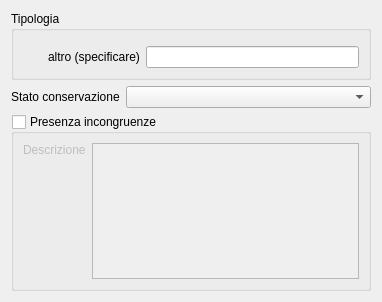
<?xml version="1.0" encoding="UTF-8"?>
<ui version="4.0">
 <class>Form</class>
 <widget class="QWidget" name="Form">
  <property name="geometry">
   <rect>
    <x>0</x>
    <y>0</y>
    <width>382</width>
    <height>302</height>
   </rect>
  </property>
  <property name="windowTitle">
   <string>Form</string>
  </property>
  <layout class="QGridLayout" name="gridLayout_3">
   <item row="0" column="0" colspan="2">
    <widget class="QGroupBox" name="groupBox_7">
     <property name="title">
      <string>Tipologia</string>
     </property>
     <layout class="QGridLayout" name="gridLayout_21">
      <item row="1" column="0">
       <widget class="QLabel" name="label_16">
        <property name="text">
         <string>altro (specificare)</string>
        </property>
        <property name="indent">
         <number>25</number>
        </property>
       </widget>
      </item>
      <item row="1" column="1">
       <widget class="QLineEdit" name="ALTRO"/>
      </item>
      <item row="0" column="0" colspan="2">
       <widget class="MultipleChoiseCheckList" name="ZZ_TIPO" native="true"/>
      </item>
     </layout>
    </widget>
   </item>
   <item row="1" column="0">
    <widget class="QLabel" name="label_17">
     <property name="text">
      <string>Stato conservazione</string>
     </property>
    </widget>
   </item>
   <item row="1" column="1">
    <widget class="QComboBox" name="ZZ_STATO_CONSERVAZIONE_ARCHITETTONICOID">
     <property name="sizePolicy">
      <sizepolicy hsizetype="Expanding" vsizetype="Fixed">
       <horstretch>0</horstretch>
       <verstretch>0</verstretch>
      </sizepolicy>
     </property>
     <property name="sizeAdjustPolicy">
      <enum>QComboBox::AdjustToMinimumContentsLength</enum>
     </property>
    </widget>
   </item>
   <item row="2" column="0" colspan="2">
    <widget class="QWidget" name="incongruenzeInfo" native="true">
     <layout class="QGridLayout" name="gridLayout_2">
      <property name="margin">
       <number>0</number>
      </property>
      <item row="0" column="0">
       <widget class="QGroupBox" name="PRESENZA_INCONGRUENZE">
        <property name="title">
         <string>Presenza incongruenze</string>
        </property>
        <property name="checkable">
         <bool>true</bool>
        </property>
        <property name="checked">
         <bool>false</bool>
        </property>
        <layout class="QGridLayout" name="gridLayout">
         <item row="0" column="0">
          <widget class="QLabel" name="label_2">
           <property name="text">
            <string>Descrizione</string>
           </property>
          </widget>
         </item>
         <item row="0" column="1" rowspan="2">
          <widget class="QPlainTextEdit" name="DESCRIZIONI_INCONGRUENZE"/>
         </item>
         <item row="1" column="0">
          <spacer name="verticalSpacer">
           <property name="orientation">
            <enum>Qt::Vertical</enum>
           </property>
           <property name="sizeHint" stdset="0">
            <size>
             <width>20</width>
             <height>75</height>
            </size>
           </property>
          </spacer>
         </item>
        </layout>
       </widget>
      </item>
     </layout>
    </widget>
   </item>
  </layout>
 </widget>
 <customwidgets>
  <customwidget>
   <class>MultipleChoiseCheckList</class>
   <extends>QWidget</extends>
   <header>..MultipleChoiseCheckList</header>
   <container>1</container>
  </customwidget>
 </customwidgets>
 <resources/>
 <connections/>
</ui>
